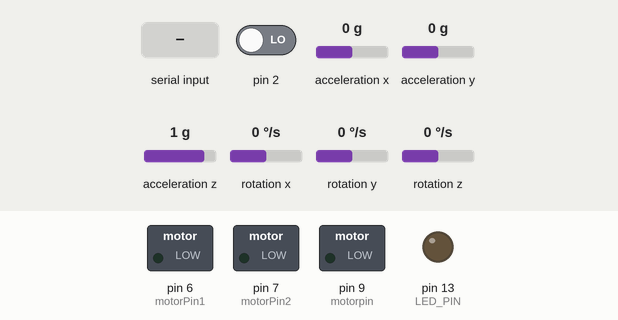
Recording of a sketch running on a simulated Arduino Uno, built with avr-gcc and run on an emulated ATmega328P. Parts: switched loads named in the sketch (green lamp = pin HIGH), output pins drawn as LEDs (lit = HIGH). Dashed ring = blinking. Inputs (shaded band) come from the test bench; at power-on: rotation z 0 °/s, acceleration x 0 g, pin 2 LOW, acceleration y 0 g, acceleration z 1 g, rotation x 0 °/s, rotation y 0 °/s. The sensor or clock chip raises its interrupt line as the real part does; what the sketch prints to the serial monitor is not drawn.

Above: at 0.9 s.
1.0 s: "1\n" received over Serial
3.0 s: rotation z set to -100 °/s
6.0 s: acceleration x set to 0.8 g
9.0 s: pin 2 driven HIGH
10.5 s: acceleration y set to -1.4 g
12.0 s: acceleration z set to -1.4 g
At 30.49 s:
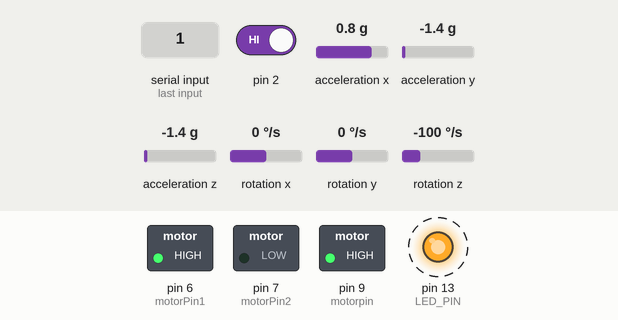
Timing chart, 0 to 31.8 s (numbered marks = the images above; inputs shaded):
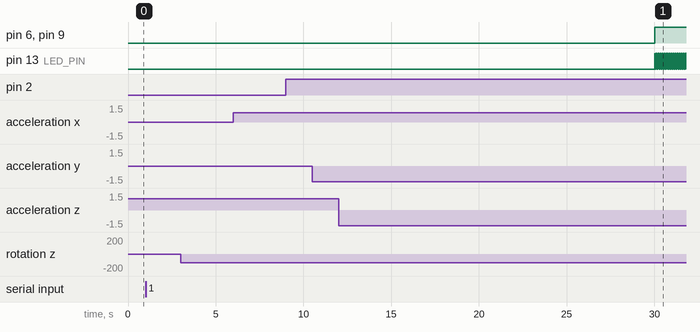

The sketch:

mic_final.ino
```cpp
#include "I2Cdev.h"

#include "MPU6050_6Axis_MotionApps20.h"
//#include "MPU6050.h" // not necessary if using MotionApps include file

// class default I2C address is 0x68
// specific I2C addresses may be passed as a parameter here
// AD0 low = 0x68 (default for SparkFun breakout and InvenSense evaluation board)
// AD0 high = 0x69
MPU6050 mpu;
//MPU6050 mpu(0x69); // <-- use for AD0 high

/* =========================================================================
   NOTE: In addition to connection 3.3v, GND, SDA, and SCL, this sketch
   depends on the MPU-6050's INT pin being connected to the Arduino's
   external interrupt #0 pin. On the Arduino Uno and Mega 2560, this is
   digital I/O pin 2.
 * ========================================================================= */

/* =========================================================================
   NOTE: Arduino v1.0.1 with the Leonardo board generates a compile error
   when using Serial.write(buf, len). The Teapot output uses this method.
   The solution requires a modification to the Arduino USBAPI.h file, which
   is fortunately simple, but annoying. This will be fixed in the next IDE
   release. For more info, see these links:

   http://arduino.cc/forum/index.php/topic,109987.0.html
   http://code.google.com/p/arduino/issues/detail?id=958
 * ========================================================================= */


// uncomment "OUTPUT_READABLE_QUATERNION" if you want to see the actual
// quaternion components in a [w, x, y, z] format (not best for parsing
// on a remote host such as Processing or something though)
//#define OUTPUT_READABLE_QUATERNION

// uncomment "OUTPUT_READABLE_EULER" if you want to see Euler angles
// (in degrees) calculated from the quaternions coming from the FIFO.
// Note that Euler angles suffer from gimbal lock (for more info, see
// http://en.wikipedia.org/wiki/Gimbal_lock)
//#define OUTPUT_READABLE_EULER

// uncomment "OUTPUT_READABLE_YAWPITCHROLL" if you want to see the yaw/
// pitch/roll angles (in degrees) calculated from the quaternions coming
// from the FIFO. Note this also requires gravity vector calculations.
// Also note that yaw/pitch/roll angles suffer from gimbal lock (for
// more info, see: http://en.wikipedia.org/wiki/Gimbal_lock)
#define OUTPUT_READABLE_YAWPITCHROLL
const int motorPin1  = 6;
const int motorPin2  = 7;
const int motorpin   =9;
// uncomment "OUTPUT_READABLE_REALACCEL" if you want to see acceleration
// components with gravity removed. This acceleration reference frame is
// not compensated for orientation, so +X is always +X according to the
// sensor, just without the effects of gravity. If you want acceleration
// compensated for orientation, us OUTPUT_READABLE_WORLDACCEL instead.
//#define OUTPUT_READABLE_REALACCEL

// uncomment "OUTPUT_READABLE_WORLDACCEL" if you want to see acceleration
// components with gravity removed and adjusted for the world frame of
// reference (yaw is relative to initial orientation, since no magnetometer
// is present in this case). Could be quite handy in some cases.
//#define OUTPUT_READABLE_WORLDACCEL

// uncomment "OUTPUT_TEAPOT" if you want output that matches the
// format used for the InvenSense teapot demo
//#define OUTPUT_TEAPOT


#define LED_PIN 13 // (Arduino is 13, Teensy is 11, Teensy++ is 6)
bool blinkState = false;

// MPU control/status vars
bool dmpReady = false;  // set true if DMP init was successful
uint8_t mpuIntStatus;   // holds actual interrupt status byte from MPU
uint8_t devStatus;      // return status after each device operation (0 = success, !0 = error)
uint16_t packetSize;    // expected DMP packet size (default is 42 bytes)
uint16_t fifoCount;     // count of all bytes currently in FIFO
uint8_t fifoBuffer[64]; // FIFO storage buffer

// orientation/motion vars
Quaternion q;           // [w, x, y, z]         quaternion container
VectorInt16 aa;         // [x, y, z]            accel sensor measurements
VectorInt16 aaReal;     // [x, y, z]            gravity-free accel sensor measurements
VectorInt16 aaWorld;    // [x, y, z]            world-frame accel sensor measurements
VectorFloat gravity;    // [x, y, z]            gravity vector
float euler[3];         // [psi, theta, phi]    Euler angle container
float ypr[3];           // [yaw, pitch, roll]   yaw/pitch/roll container and gravity vector

// packet structure for InvenSense teapot demo
uint8_t teapotPacket[14] = { '$', 0x02, 0,0, 0,0, 0,0, 0,0, 0x00, 0x00, '\r', '\n' };


// ================================================================
// ===               INTERRUPT DETECTION ROUTINE                ===
// ================================================================

volatile bool mpuInterrupt = false;     // indicates whether MPU interrupt pin has gone high
void dmpDataReady() {
    mpuInterrupt = true;
}


// ================================================================
// ===                      INITIAL SETUP                       ===
// ================================================================

void setup() {
    // join I2C bus (I2Cdev library doesn't do this automatically)
    #if I2CDEV_IMPLEMENTATION == I2CDEV_ARDUINO_WIRE
        Wire.begin();
        TWBR = 24; // 400kHz I2C clock (200kHz if CPU is 8MHz)
    #elif I2CDEV_IMPLEMENTATION == I2CDEV_BUILTIN_FASTWIRE
        Fastwire::setup(400, true);
    #endif

    // initialize serial communication
    // (115200 chosen because it is required for Teapot Demo output, but it's
    // really up to you depending on your project)
    Serial.begin(115200);
    while (!Serial); // wait for Leonardo enumeration, others continue immediately

    // NOTE: 8MHz or slower host processors, like the Teensy @ 3.3v or Ardunio
    // Pro Mini running at 3.3v, cannot handle this baud rate reliably due to
    // the baud timing being too misaligned with processor ticks. You must use
    // 38400 or slower in these cases, or use some kind of external separate
    // crystal solution for the UART timer.

    // initialize device
    Serial.println(F("Initializing I2C devices..."));
    mpu.initialize();

    // verify connection
    Serial.println(F("Testing device connections..."));
    Serial.println(mpu.testConnection() ? F("MPU6050 connection successful") : F("MPU6050 connection failed"));

    // wait for ready
    Serial.println(F("\nSend any character to begin DMP programming and demo: "));
    while (Serial.available() && Serial.read()); // empty buffer
    while (!Serial.available());                 // wait for data
    while (Serial.available() && Serial.read()); // empty buffer again

    // load and configure the DMP
    Serial.println(F("Initializing DMP..."));
    devStatus = mpu.dmpInitialize();

    // supply your own gyro offsets here, scaled for min sensitivity
    mpu.setXGyroOffset(220);
    mpu.setYGyroOffset(76);
    mpu.setZGyroOffset(-85);
    mpu.setZAccelOffset(1788); // 1688 factory default for my test chip

    // make sure it worked (returns 0 if so)
    if (devStatus == 0) {
        // turn on the DMP, now that it's ready
        Serial.println(F("Enabling DMP..."));
        mpu.setDMPEnabled(true);

        // enable Arduino interrupt detection
        Serial.println(F("Enabling interrupt detection (Arduino external interrupt 0)..."));
        attachInterrupt(0, dmpDataReady, RISING);
        mpuIntStatus = mpu.getIntStatus();

        // set our DMP Ready flag so the main loop() function knows it's okay to use it
        Serial.println(F("DMP ready! Waiting for first interrupt..."));
        dmpReady = true;

        // get expected DMP packet size for later comparison
        packetSize = mpu.dmpGetFIFOPacketSize();
    } else {
        // ERROR!
        // 1 = initial memory load failed
        // 2 = DMP configuration updates failed
        // (if it's going to break, usually the code will be 1)
        Serial.print(F("DMP Initialization failed (code "));
        Serial.print(devStatus);
        Serial.println(F(")"));
    }

    // configure LED for output
    pinMode(LED_PIN, OUTPUT);
    pinMode(motorPin1, OUTPUT);
    pinMode(motorPin2, OUTPUT);
    pinMode(motorpin,OUTPUT);
}


// ================================================================
// ===                    MAIN PROGRAM LOOP                     ===
// ================================================================

void loop() {
    // if programming failed, don't try to do anything
    if (!dmpReady) return;

    // wait for MPU interrupt or extra packet(s) available
    while (!mpuInterrupt && fifoCount < packetSize) {
        // other program behavior stuff here
        // .
        // .
        // .
        // if you are really paranoid you can frequently test in between other
        // stuff to see if mpuInterrupt is true, and if so, "break;" from the
        // while() loop to immediately process the MPU data
        // .
        // .
        // .
    }

    // reset interrupt flag and get INT_STATUS byte
    mpuInterrupt = false;
    mpuIntStatus = mpu.getIntStatus();

    // get current FIFO count
    fifoCount = mpu.getFIFOCount();

    // check for overflow (this should never happen unless our code is too inefficient)
    if ((mpuIntStatus & 0x10) || fifoCount == 1024) {
        // reset so we can continue cleanly
        mpu.resetFIFO();
        Serial.println(F("FIFO overflow!"));

    // otherwise, check for DMP data ready interrupt (this should happen frequently)
    } else if (mpuIntStatus & 0x02) {
        // wait for correct available data length, should be a VERY short wait
        while (fifoCount < packetSize) fifoCount = mpu.getFIFOCount();

        // read a packet from FIFO
        mpu.getFIFOBytes(fifoBuffer, packetSize);

        // track FIFO count here in case there is > 1 packet available
        // (this lets us immediately read more without waiting for an interrupt)
        fifoCount -= packetSize;

        #ifdef OUTPUT_READABLE_QUATERNION
            // display quaternion values in easy matrix form: w x y z
            mpu.dmpGetQuaternion(&q, fifoBuffer);
            Serial.print("quat\t");
            Serial.print(q.w);
            Serial.print("\t");
            Serial.print(q.x);
            Serial.print("\t");
            Serial.print(q.y);
            Serial.print("\t");
            Serial.println(q.z);
        #endif

        #ifdef OUTPUT_READABLE_EULER
            // display Euler angles in degrees
            mpu.dmpGetQuaternion(&q, fifoBuffer);
            mpu.dmpGetEuler(euler, &q);
            Serial.print("euler\t");
            Serial.print(euler[0] * 180/M_PI);
            Serial.print("\t");
            Serial.print(euler[1] * 180/M_PI);
            Serial.print("\t");
            Serial.println(euler[2] * 180/M_PI);
        #endif

        #ifdef OUTPUT_READABLE_YAWPITCHROLL
            // display Euler angles in degrees
            mpu.dmpGetQuaternion(&q, fifoBuffer);
            mpu.dmpGetGravity(&gravity, &q);
            mpu.dmpGetYawPitchRoll(ypr, &q, &gravity);
            Serial.print("ypr\t");
            Serial.print(ypr[0] * 180/M_PI);
            Serial.print("\t");
            Serial.print(ypr[1] * 180/M_PI);
            Serial.print("\t");
            Serial.println(ypr[2] * 180/M_PI);
        #endif

        #ifdef OUTPUT_READABLE_REALACCEL
            // display real acceleration, adjusted to remove gravity
            mpu.dmpGetQuaternion(&q, fifoBuffer);
            mpu.dmpGetAccel(&aa, fifoBuffer);
            mpu.dmpGetGravity(&gravity, &q);
            mpu.dmpGetLinearAccel(&aaReal, &aa, &gravity);
            Serial.print("areal\t");
            Serial.print(aaReal.x);
            Serial.print("\t");
            Serial.print(aaReal.y);
            Serial.print("\t");
            Serial.println(aaReal.z);
        #endif

        #ifdef OUTPUT_READABLE_WORLDACCEL
            // display initial world-frame acceleration, adjusted to remove gravity
            // and rotated based on known orientation from quaternion
            mpu.dmpGetQuaternion(&q, fifoBuffer);
            mpu.dmpGetAccel(&aa, fifoBuffer);
            mpu.dmpGetGravity(&gravity, &q);
            mpu.dmpGetLinearAccel(&aaReal, &aa, &gravity);
            mpu.dmpGetLinearAccelInWorld(&aaWorld, &aaReal, &q);
            Serial.print("aworld\t");
            Serial.print(aaWorld.x);
            Serial.print("\t");
            Serial.print(aaWorld.y);
            Serial.print("\t");
            Serial.println(aaWorld.z);
        #endif

        #ifdef OUTPUT_TEAPOT
            // display quaternion values in InvenSense Teapot demo format:
            teapotPacket[2] = fifoBuffer[0];
            teapotPacket[3] = fifoBuffer[1];
            teapotPacket[4] = fifoBuffer[4];
            teapotPacket[5] = fifoBuffer[5];
            teapotPacket[6] = fifoBuffer[8];
            teapotPacket[7] = fifoBuffer[9];
            teapotPacket[8] = fifoBuffer[12];
            teapotPacket[9] = fifoBuffer[13];
            Serial.write(teapotPacket, 14);
            teapotPacket[11]++; // packetCount, loops at 0xFF on purpose
        #endif

        // blink LED to indicate activity
        blinkState = !blinkState;
        if(millis()>30000){
        float Kp = 0.76;
        float Ki = 0.000;
        float Kd = 0.00;
        float lastroll;
        float iterm;
        float targetangle=-1.9;
        double thistime =0;
        double lasttime =0;
        thistime = millis();
        double timechange = double(thistime-lasttime);
        float error = targetangle-(ypr[2] * 180/M_PI);
        float pterm =Kp*error;
        iterm= iterm + Ki*error*timechange;
        float dterm = Kd *(ypr[2]-lastroll)/timechange ;
        lastroll=ypr[2];
        lasttime=thistime;
        float PIDterm = pterm +iterm +dterm ;
        Serial.println(PIDterm);

        digitalWrite(LED_PIN, blinkState);
        if(PIDterm > 0)
        {if(PIDterm < 255 )
        {
        digitalWrite(motorPin1, HIGH);
    digitalWrite(motorPin2, LOW);

      analogWrite(motorpin,-1*PIDterm);}
      else
      {digitalWrite(motorPin1, HIGH);
    digitalWrite(motorPin2, LOW);

      analogWrite(motorpin,255);
      }
        }
     else
     {   if(PIDterm > -255 )
        {
        digitalWrite(motorPin1, LOW);
    digitalWrite(motorPin2,HIGH);

      analogWrite(motorpin,PIDterm);}
      else
      {digitalWrite(motorPin1,LOW);
    digitalWrite(motorPin2,HIGH);

      analogWrite(motorpin,255);
      }
    }
        }}}
```
